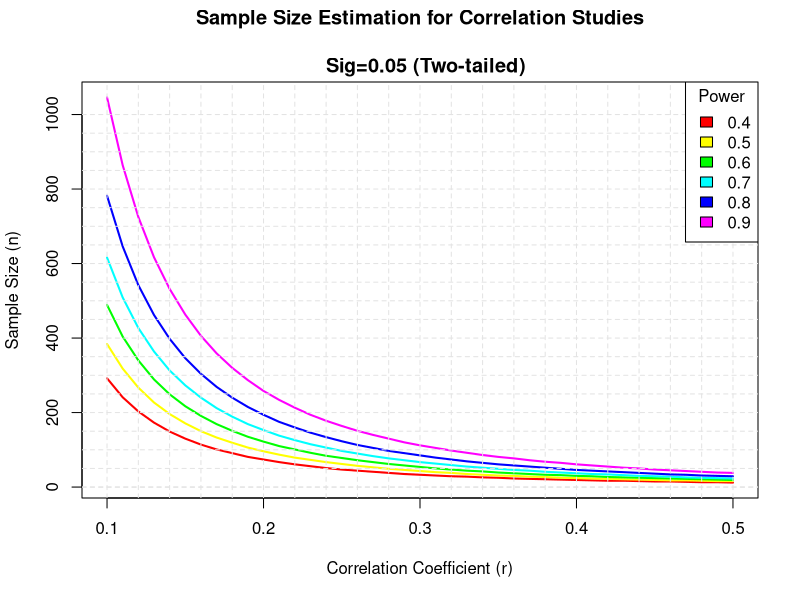

Write the R code that produced this figure.
library(pwr)

# For a one-way ANOVA comparing 5 groups, calculate the
# sample size needed in each group to obtain a power of
# 0.80, when the effect size is moderate (0.25) and a
# significance level of 0.05 is employed.

pwr.anova.test(k=5,f=.25,sig.level=.05,power=.8)

# What is the power of a one-tailed t-test, with a
# significance level of 0.01, 25 people in each group, 
# and an effect size equal to 0.75?

pwr.t.test(n=25,d=0.75,sig.level=.01,alternative="greater")

# Using a two-tailed test proportions, and assuming a
# significance level of 0.01 and a common sample size of 
# 30 for each proportion, what effect size can be detected 
# with a power of .75? 

pwr.2p.test(n=30,sig.level=0.01,power=0.75)


# Plot sample size curves for detecting correlations of
# various sizes.

library(pwr)

# range of correlations
r <- seq(.1,.5,.01)
nr <- length(r)

# power values
p <- seq(.4,.9,.1)
np <- length(p)

# obtain sample sizes
samsize <- array(numeric(nr*np), dim=c(nr,np))
for (i in 1:np){
  for (j in 1:nr){
    result <- pwr.r.test(n = NULL, r = r[j],
                         sig.level = .05, power = p[i],
                         alternative = "two.sided")
    samsize[j,i] <- ceiling(result$n)
  }
}

# set up graph
xrange <- range(r)
yrange <- round(range(samsize))
colors <- rainbow(length(p))
plot(xrange, yrange, type="n",
     xlab="Correlation Coefficient (r)",
     ylab="Sample Size (n)" )

# add power curves
for (i in 1:np){
  lines(r, samsize[,i], type="l", lwd=2, col=colors[i])
}

# add annotation (grid lines, title, legend) 
abline(v=0, h=seq(0,yrange[2],50), lty=2, col="grey89")
abline(h=0, v=seq(xrange[1],xrange[2],.02), lty=2,
       col="grey89")
title("Sample Size Estimation for Correlation Studies\n
  Sig=0.05 (Two-tailed)")
legend("topright", title="Power", as.character(p),
       fill=colors)
